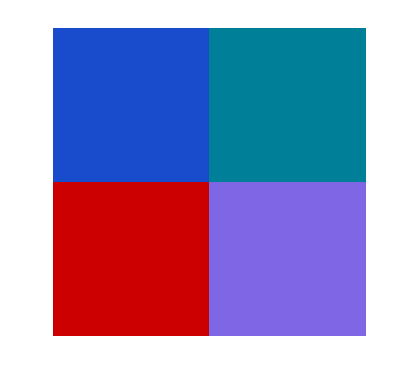
#> input picture Image Hex Code/shepardFairey_02.png, 404 x 377 px
$ python leading.py
#> lines starting #> are read from the running program, lines starting #| are printed output that depends on the picture; long printed decimals are rounded
#> further down, image is the input picture: shape (377, 404, 3); mean B, G, R 186.4, 141.9, 149.9
#| The type of this input is <class 'numpy.ndarray'>
#| Shape: (377, 404, 3)
from sklearn.cluster import KMeans
import matplotlib.pyplot as plt
import numpy as np
import cv2
from collections import Counter
import os
import pprint


def RGB2HEX(color):
    return "#{:02x}{:02x}{:02x}".format(int(color[0]), int(color[1]), int(color[2]))

def get_image(image_path):
#> called with image_path = 'shepardFairey_02.png'
    image_path = image_path.replace("\\", "/")
    print(image_path)
    image = cv2.imread(image_path)
    image = cv2.cvtColor(image, cv2.COLOR_BGR2RGB)
    plt.axis('off')
    plt.imshow(image)
    plt.title("Inserted image : " + image_path.split("/")[-1])
    plt.show()
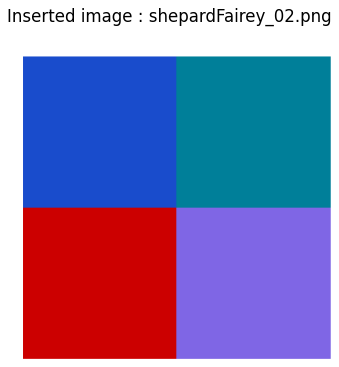
#> figure drawn by matplotlib, 1 panel
    return image

def color_extractor(image, number_of_colors, new_shape=(3, 3), plot_pie=True, plot_cls_c=True, plot_highest_ratio=True):
    # resizing the image to get smaller size of image
    # k-means expect 2d data so reshaping the image
#> called with number_of_colors = 5, new_shape = (100, 80), plot_pie = True, plot_cls_c = True, plot_highest_ratio = True
    modified_image_1 = cv2.resize(image, new_shape, interpolation=cv2.INTER_AREA)
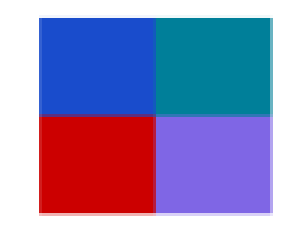
#> modified_image_1: shape (80, 100, 3) (shown 3 times larger); mean R, G, B 149.9, 141.9, 186.4
    modified_image = modified_image_1.reshape(modified_image_1.shape[0] * modified_image_1.shape[1], 3)

    clf = KMeans(n_clusters=number_of_colors)
    labels = clf.fit_predict(modified_image)
#> labels = 8000 values, max 4 at index 690, min 0 at index 3990, mean 2.49

    counts = Counter(labels)
#> counts = {3: 2853, 2: 2540, 4: 1250, 1: 1248, 0: 109}

    center_colors = clf.cluster_centers_

    # We get ordered colors by iterating through the keys
    ordered_colors = [center_colors[i] for i in counts.keys()]
#> ordered_colors = [[254.6, 254.8, 254.9], [14.64, 101.1, 178], [126.4, 104, 228], [203.6, 1.46, 2.33], [214, 185.2, 220.9]]
    hex_colors = [RGB2HEX(ordered_colors[i]) for i in counts.keys()]
#> hex_colors = ['#cb0102', '#7e68e4', '#d6b9dc', '#0e65b2', '#fefefe']
    rgb_colors = [ordered_colors[i] for i in counts.keys()]
#> rgb_colors = [[203.6, 1.46, 2.33], [126.4, 104, 228], [214, 185.2, 220.9], [14.64, 101.1, 178], [254.6, 254.8, 254.9]]

    if plot_pie:
        plt.figure(figsize=(8, 6))
        plt.title("Pie chart of " + str(number_of_colors) + " dominant colors")
        plt.pie(counts.values(), labels=hex_colors, colors=hex_colors)
        plt.show()
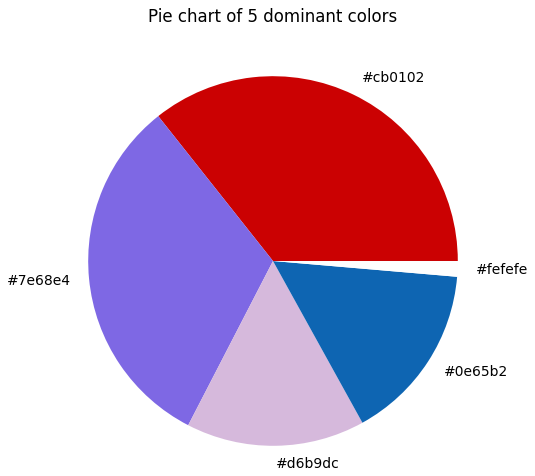
#> figure drawn by matplotlib, 1 panel
    if plot_cls_c:
        plt.figure(figsize=(6, 4))
        plt.title("Ploting clustering centers")
        for i in range(number_of_colors):
            plt.scatter(center_colors[i:i + 1, 0], center_colors[i:i + 1, 1], c=hex_colors[i], s=200, alpha=0.5,
                        label=hex_colors[i])
        plt.legend()
        plt.show()
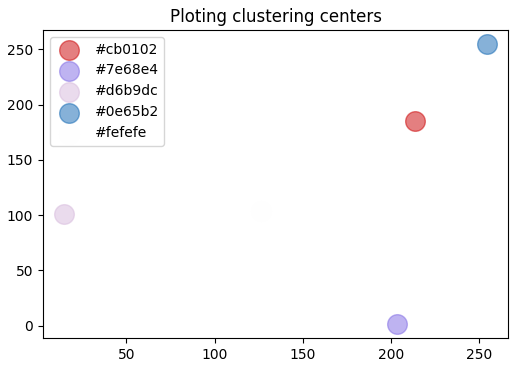
#> figure drawn by matplotlib, 1 panel

    dom_color_index = np.argmax(np.array([val for val in counts.values()]))
#> dom_color_index = 0
    result = {
        "number_of_colors": number_of_colors,
        "color_values": [val for val in counts.values()],
        "rgb_colors": rgb_colors,
        "hex colors": hex_colors,
        "dominant_color": {"index": dom_color_index, "color_in_rgb": rgb_colors[dom_color_index],
                           "color_in_hex": hex_colors[dom_color_index]}
    }

    if plot_pie:
        plt.figure(figsize=(8, 6))
        plt.title("Pie chart of " + str(number_of_colors) + " dominant colors")
        plt.pie(counts.values(), labels=hex_colors, colors=hex_colors)
        plt.show()

    if plot_cls_c:
        plt.figure(figsize=(6, 4))
        plt.title("Ploting clustering centers")
        for i in range(number_of_colors):
            plt.scatter(center_colors[i:i + 1, 0], center_colors[i:i + 1, 1], c=hex_colors[i], s=200, alpha=0.5,
                        label=hex_colors[i])
        plt.legend()
        plt.show()

    if plot_highest_ratio:
        plt.figure(figsize=(6, 4))
        plt.title("Highest Ratio Color")
        plt.bar(hex_colors, counts.values(), color=hex_colors)
        plt.xlabel("Color")
        plt.ylabel("Count")
        plt.show()
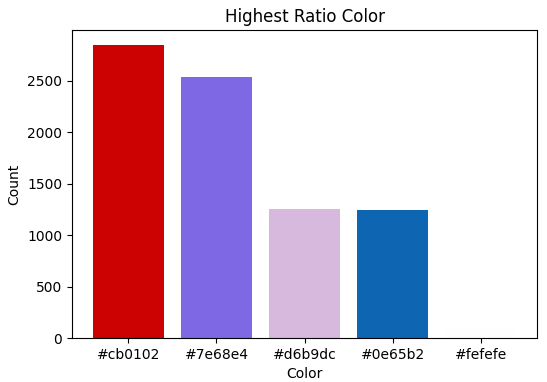
#> figure drawn by matplotlib, 1 panel; tallest bar 2853 high, from x = -0.4 to 0.4

    return result

path = r"shepardFairey_02.png"

image = cv2.imread(path)
image = cv2.cvtColor(image, cv2.COLOR_BGR2RGB)
plt.axis('off')
plt.imshow(image)
print("The type of this input is {}".format(type(image)))
print("Shape: {}".format(image.shape))
plt.axis('off')
plt.imshow(image)


report = color_extractor(get_image(path), 5, (100, 80), True, True)
#> report = 5 items

pprint.pprint(report)
#| {'color_values': [2853, 2540, 1250, 1248, 109],
#|  'dominant_color': {'color_in_hex': '#cb0102',
#|                     'color_in_rgb': array([203.615,   1.462,   2.333]),
#|                     'index': 0},
#|  'hex colors': ['#cb0102', '#7e68e4', '#d6b9dc', '#0e65b2', '#fefefe'],
#|  'number_of_colors': 5,
#|  'rgb_colors': [array([203.615,   1.462,   2.333]),
#|                 array([126.4032, 104.004 , 228.0208]),
#|                 array([214.037, 185.211, 220.862]),
#|                 array([ 14.640, 101.059, 178.008]),
#|                 array([254.611, 254.760, 254.876])]}

$ run again, with Image Hex Code/png-clipart-secondary-color-primary-color-color-wheel-color-theory-circle-purple-blue-thumbnail.png copied over Image Hex Code/shepardFairey_02.png
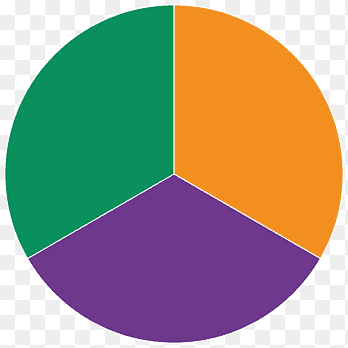
#> input picture Image Hex Code/png-clipart-secondary-color-primary-color-color-wheel-color-theory-circle-purple-blue-thumbnail.png, 348 x 348 px
#> image is the input picture: shape (348, 348, 3); mean B, G, R 130.7, 150, 154.4
#| The type of this input is <class 'numpy.ndarray'>
#| Shape: (348, 348, 3)
#> in color_extractor, `modified_image_1 = cv2.resize(image, new_shape, interpolation=cv2.INTE..`:
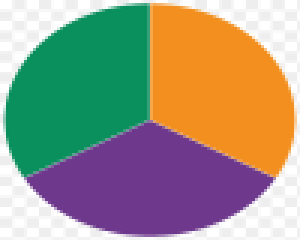
#> modified_image_1: shape (80, 100, 3) (shown 3 times larger); mean R, G, B 154.4, 150, 130.7
#> labels = 8000 values, max 4 at index 142, min 0 at index 151, mean 1.56
#> counts = {2: 2037, 4: 166, 3: 1938, 0: 1943, 1: 1916}
#> ordered_colors = [[246.2, 246, 245.7], [172.5, 168.9, 169.4], [11.74, 144.6, 94.11], [242.1, 144, 32.95], [110.5, 57.77, 141.4]]
#> hex_colors = ['#0b905e', '#6e398d', '#f28f20', '#f6f5f5', '#aca8a9']
#> rgb_colors = [[11.74, 144.6, 94.11], [110.5, 57.77, 141.4], [242.1, 144, 32.95], [246.2, 246, 245.7], [172.5, 168.9, 169.4]]
#> dom_color_index = 0
#> in color_extractor, `plt.show()`:
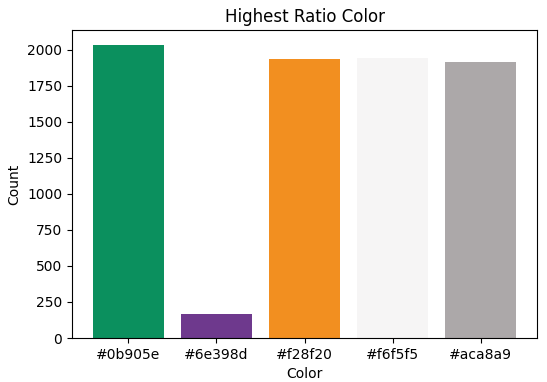
#> figure drawn by matplotlib, 1 panel; tallest bar 2037 high, from x = -0.4 to 0.4
#> report = 5 items
#| {'color_values': [2037, 166, 1938, 1943, 1916],
#|  'dominant_color': {'color_in_hex': '#0b905e',
#|                     'color_in_rgb': array([ 11.740, 144.602,  94.106]),
#|                     'index': 0},
#|  'hex colors': ['#0b905e', '#6e398d', '#f28f20', '#f6f5f5', '#aca8a9'],
#|  'number_of_colors': 5,
#> (further printed lines are left out)
